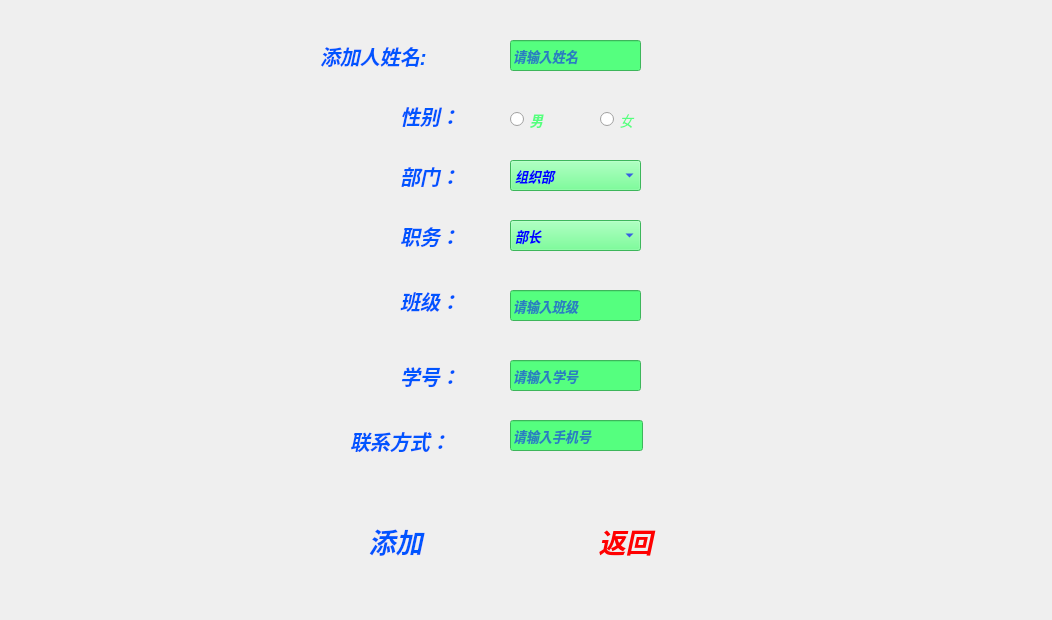
<?xml version="1.0" encoding="UTF-8"?>
<ui version="4.0">
 <class>add</class>
 <widget class="QWidget" name="add">
  <property name="geometry">
   <rect>
    <x>0</x>
    <y>0</y>
    <width>1052</width>
    <height>620</height>
   </rect>
  </property>
  <property name="windowTitle">
   <string>Form</string>
  </property>
  <widget class="QLabel" name="label_6">
   <property name="geometry">
    <rect>
     <x>350</x>
     <y>420</y>
     <width>121</width>
     <height>41</height>
    </rect>
   </property>
   <property name="font">
    <font>
     <pointsize>15</pointsize>
     <weight>75</weight>
     <italic>true</italic>
     <bold>true</bold>
    </font>
   </property>
   <property name="styleSheet">
    <string notr="true">color: rgb(0, 85, 255);</string>
   </property>
   <property name="text">
    <string>联系方式：</string>
   </property>
  </widget>
  <widget class="QLineEdit" name="le_xuehao">
   <property name="geometry">
    <rect>
     <x>510</x>
     <y>360</y>
     <width>131</width>
     <height>31</height>
    </rect>
   </property>
   <property name="font">
    <font>
     <pointsize>10</pointsize>
     <weight>75</weight>
     <italic>true</italic>
     <bold>true</bold>
    </font>
   </property>
   <property name="styleSheet">
    <string notr="true">color: rgb(0, 0, 255);
background-color: rgb(85, 255, 127);</string>
   </property>
   <property name="text">
    <string/>
   </property>
   <property name="placeholderText">
    <string>请输入学号</string>
   </property>
   <property name="clearButtonEnabled">
    <bool>true</bool>
   </property>
  </widget>
  <widget class="QLineEdit" name="le_banji">
   <property name="geometry">
    <rect>
     <x>510</x>
     <y>290</y>
     <width>131</width>
     <height>31</height>
    </rect>
   </property>
   <property name="font">
    <font>
     <pointsize>10</pointsize>
     <weight>75</weight>
     <italic>true</italic>
     <bold>true</bold>
    </font>
   </property>
   <property name="styleSheet">
    <string notr="true">color: rgb(0, 0, 255);
background-color: rgb(85, 255, 127);</string>
   </property>
   <property name="placeholderText">
    <string>请输入班级</string>
   </property>
   <property name="clearButtonEnabled">
    <bool>true</bool>
   </property>
  </widget>
  <widget class="QRadioButton" name="sex">
   <property name="geometry">
    <rect>
     <x>510</x>
     <y>110</y>
     <width>115</width>
     <height>19</height>
    </rect>
   </property>
   <property name="font">
    <font>
     <pointsize>10</pointsize>
     <weight>75</weight>
     <italic>true</italic>
     <bold>true</bold>
    </font>
   </property>
   <property name="tabletTracking">
    <bool>false</bool>
   </property>
   <property name="autoFillBackground">
    <bool>false</bool>
   </property>
   <property name="styleSheet">
    <string notr="true">color: rgb(85, 255, 127);</string>
   </property>
   <property name="text">
    <string>男</string>
   </property>
   <property name="checked">
    <bool>false</bool>
   </property>
  </widget>
  <widget class="QLabel" name="label_2">
   <property name="geometry">
    <rect>
     <x>400</x>
     <y>220</y>
     <width>61</width>
     <height>31</height>
    </rect>
   </property>
   <property name="font">
    <font>
     <pointsize>15</pointsize>
     <weight>75</weight>
     <italic>true</italic>
     <bold>true</bold>
    </font>
   </property>
   <property name="styleSheet">
    <string notr="true">color: rgb(0, 85, 255);</string>
   </property>
   <property name="text">
    <string>职务：</string>
   </property>
  </widget>
  <widget class="QPushButton" name="return_2">
   <property name="geometry">
    <rect>
     <x>570</x>
     <y>520</y>
     <width>111</width>
     <height>41</height>
    </rect>
   </property>
   <property name="font">
    <font>
     <pointsize>20</pointsize>
     <weight>75</weight>
     <italic>true</italic>
     <bold>true</bold>
    </font>
   </property>
   <property name="styleSheet">
    <string notr="true">color: qlineargradient(spread:pad, x1:0, y1:0, x2:1, y2:0, stop:0 rgba(255, 0, 0, 255), stop:0.166 rgba(255, 255, 0, 255), stop:0.333 rgba(0, 255, 0, 255), stop:0.5 rgba(0, 255, 255, 255), stop:0.666 rgba(0, 0, 255, 255), stop:0.833 rgba(255, 0, 255, 255), stop:1 rgba(255, 0, 0, 255));</string>
   </property>
   <property name="text">
    <string>返回</string>
   </property>
   <property name="flat">
    <bool>true</bool>
   </property>
  </widget>
  <widget class="QLabel" name="label">
   <property name="geometry">
    <rect>
     <x>400</x>
     <y>160</y>
     <width>71</width>
     <height>31</height>
    </rect>
   </property>
   <property name="font">
    <font>
     <pointsize>15</pointsize>
     <weight>75</weight>
     <italic>true</italic>
     <bold>true</bold>
    </font>
   </property>
   <property name="styleSheet">
    <string notr="true">color: rgb(0, 85, 255);</string>
   </property>
   <property name="text">
    <string>部门：</string>
   </property>
  </widget>
  <widget class="QLabel" name="label_5">
   <property name="geometry">
    <rect>
     <x>400</x>
     <y>280</y>
     <width>71</width>
     <height>41</height>
    </rect>
   </property>
   <property name="font">
    <font>
     <pointsize>15</pointsize>
     <weight>75</weight>
     <italic>true</italic>
     <bold>true</bold>
    </font>
   </property>
   <property name="styleSheet">
    <string notr="true">color: rgb(0, 85, 255);</string>
   </property>
   <property name="text">
    <string>班级：</string>
   </property>
  </widget>
  <widget class="QLineEdit" name="le_lianxi">
   <property name="geometry">
    <rect>
     <x>510</x>
     <y>420</y>
     <width>133</width>
     <height>31</height>
    </rect>
   </property>
   <property name="font">
    <font>
     <pointsize>10</pointsize>
     <weight>75</weight>
     <italic>true</italic>
     <bold>true</bold>
    </font>
   </property>
   <property name="styleSheet">
    <string notr="true">color: rgb(0, 0, 255);
background-color: rgb(85, 255, 127);</string>
   </property>
   <property name="placeholderText">
    <string>请输入手机号</string>
   </property>
   <property name="clearButtonEnabled">
    <bool>true</bool>
   </property>
  </widget>
  <widget class="QComboBox" name="cb_zhiwu">
   <property name="geometry">
    <rect>
     <x>510</x>
     <y>220</y>
     <width>131</width>
     <height>31</height>
    </rect>
   </property>
   <property name="font">
    <font>
     <pointsize>10</pointsize>
     <weight>75</weight>
     <italic>true</italic>
     <bold>true</bold>
    </font>
   </property>
   <property name="styleSheet">
    <string notr="true">color: rgb(0, 0, 255);
background-color: rgb(85, 255, 127);</string>
   </property>
   <item>
    <property name="text">
     <string>部长</string>
    </property>
   </item>
   <item>
    <property name="text">
     <string>副部长</string>
    </property>
   </item>
   <item>
    <property name="text">
     <string>成员</string>
    </property>
   </item>
  </widget>
  <widget class="QLabel" name="label_7">
   <property name="geometry">
    <rect>
     <x>320</x>
     <y>40</y>
     <width>151</width>
     <height>31</height>
    </rect>
   </property>
   <property name="font">
    <font>
     <pointsize>15</pointsize>
     <weight>75</weight>
     <italic>true</italic>
     <bold>true</bold>
    </font>
   </property>
   <property name="styleSheet">
    <string notr="true">color: rgb(0, 85, 255);</string>
   </property>
   <property name="text">
    <string>添加人姓名:</string>
   </property>
  </widget>
  <widget class="QComboBox" name="cb_bumen">
   <property name="geometry">
    <rect>
     <x>510</x>
     <y>160</y>
     <width>131</width>
     <height>31</height>
    </rect>
   </property>
   <property name="font">
    <font>
     <pointsize>10</pointsize>
     <weight>75</weight>
     <italic>true</italic>
     <bold>true</bold>
    </font>
   </property>
   <property name="styleSheet">
    <string notr="true">color: rgb(0, 0, 255);
background-color: rgb(85, 255, 127);</string>
   </property>
   <item>
    <property name="text">
     <string>组织部</string>
    </property>
   </item>
   <item>
    <property name="text">
     <string>文艺部</string>
    </property>
   </item>
   <item>
    <property name="text">
     <string>活动部</string>
    </property>
   </item>
   <item>
    <property name="text">
     <string>外联部</string>
    </property>
   </item>
  </widget>
  <widget class="QLineEdit" name="le_xingming">
   <property name="geometry">
    <rect>
     <x>510</x>
     <y>40</y>
     <width>131</width>
     <height>31</height>
    </rect>
   </property>
   <property name="font">
    <font>
     <pointsize>10</pointsize>
     <weight>75</weight>
     <italic>true</italic>
     <bold>true</bold>
    </font>
   </property>
   <property name="styleSheet">
    <string notr="true">color: rgb(0, 0, 255);
background-color: rgb(85, 255, 127);</string>
   </property>
   <property name="placeholderText">
    <string>请输入姓名</string>
   </property>
   <property name="clearButtonEnabled">
    <bool>true</bool>
   </property>
  </widget>
  <widget class="QLabel" name="label_8">
   <property name="geometry">
    <rect>
     <x>400</x>
     <y>100</y>
     <width>71</width>
     <height>31</height>
    </rect>
   </property>
   <property name="font">
    <font>
     <pointsize>15</pointsize>
     <weight>75</weight>
     <italic>true</italic>
     <bold>true</bold>
    </font>
   </property>
   <property name="styleSheet">
    <string notr="true">color: rgb(0, 85, 255);</string>
   </property>
   <property name="text">
    <string>性别：</string>
   </property>
  </widget>
  <widget class="QLabel" name="label_10">
   <property name="geometry">
    <rect>
     <x>400</x>
     <y>360</y>
     <width>72</width>
     <height>31</height>
    </rect>
   </property>
   <property name="font">
    <font>
     <pointsize>15</pointsize>
     <weight>75</weight>
     <italic>true</italic>
     <bold>true</bold>
    </font>
   </property>
   <property name="styleSheet">
    <string notr="true">color: rgb(0, 85, 255);</string>
   </property>
   <property name="text">
    <string>学号：</string>
   </property>
  </widget>
  <widget class="QRadioButton" name="radioButton_2">
   <property name="geometry">
    <rect>
     <x>600</x>
     <y>110</y>
     <width>115</width>
     <height>19</height>
    </rect>
   </property>
   <property name="font">
    <font>
     <pointsize>10</pointsize>
     <italic>true</italic>
    </font>
   </property>
   <property name="styleSheet">
    <string notr="true">color: rgb(85, 255, 127);</string>
   </property>
   <property name="text">
    <string>女</string>
   </property>
  </widget>
  <widget class="QPushButton" name="add_2">
   <property name="geometry">
    <rect>
     <x>340</x>
     <y>520</y>
     <width>111</width>
     <height>41</height>
    </rect>
   </property>
   <property name="font">
    <font>
     <pointsize>20</pointsize>
     <weight>75</weight>
     <italic>true</italic>
     <bold>true</bold>
    </font>
   </property>
   <property name="styleSheet">
    <string notr="true">color: rgb(0, 85, 255);</string>
   </property>
   <property name="text">
    <string>添加</string>
   </property>
   <property name="flat">
    <bool>true</bool>
   </property>
  </widget>
  <zorder>label_6</zorder>
  <zorder>le_xuehao</zorder>
  <zorder>le_banji</zorder>
  <zorder>sex</zorder>
  <zorder>label_2</zorder>
  <zorder>return_2</zorder>
  <zorder>label</zorder>
  <zorder>label_5</zorder>
  <zorder>le_lianxi</zorder>
  <zorder>cb_zhiwu</zorder>
  <zorder>label_7</zorder>
  <zorder>cb_bumen</zorder>
  <zorder>le_xingming</zorder>
  <zorder>label_8</zorder>
  <zorder>label_10</zorder>
  <zorder>add_2</zorder>
  <zorder>radioButton_2</zorder>
 </widget>
 <resources/>
 <connections/>
</ui>
